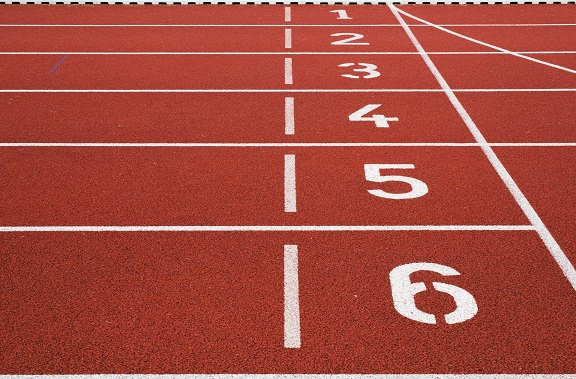
#> input picture Python_Study/OpenCV/image/athletic-field-1867053_1920.jpg, 576 x 379 px, found by its file name
$ jupyter execute 15_open_cv_Image_Contour.ipynb
#> lines starting #> are read from the running program, lines starting #| are printed output that depends on the picture; after the words box and inside, x2 and y2 are one past the last pixel; in counts of white or black regions, pixels touching at a corner belong together
[cell 1]
import cv2
import numpy as np
import matplotlib.pyplot as plt

# Contour
    Contour는 등고선이라는 뜻으로 같은 값을 가진 곳을 연결한 선이라고 생각하면 된다. 이미지에서 Contours는 동일한 색 또는 동일한 강도를 가지고 있는 영역의 경계선을 연결한 선이다. 물체의 모형 분석이나 객체 감지 및 인식 알고리즘에 주로 사용하는 툴이다.

    - 정확도를 높이기 위해 주로 Binary 이미지를 사용한다. 그래서 Contours를 찾기 전에 threshold나 Canny 경계선 탐지 등을 이미지에 먼저 적용한다.
    - cv2.drawContours() 함수는 원본 이미지를 직접 수정하기 때문에, 원본 이미지를 보존하려면 copy() 함수를 사용해야 한다.
    - openCV에서 Contours를 찾는 것은 검정색 배경에서 하얀색 대상을 찾는 것과 비슷하므로 찾고자 하는 대상은 흰색, 배경은 검은색으로 하는 것이 좋다.

## cv2.findContours(image, mode, method [, contours [, hierarchy [, offset]]]) → contours, hierarchy
    openCV에서 suzuki85 알고리즘을 사용해 이미지에서 Contours를 찾는 함수

    1. image : 8bit 싱글 채널 이미지(8UC1)를 입력으로 받아 0이 아닌 픽셀들은 1로, 0인 픽셀들은 0으로 만들어 마치 이미지가 바이너리 이미지인 것처럼 다룬다. 그래서 compare, InRange, threshold, adaptiveThreshold, Canny 등의 함수나 또 다른 방법을 사용해서 GrayScale이나 단색을 가진 바이너리 이미지로 만들어야 한다. 만약 mode가 RETR_CCOMP, RETR_FLOODFILL 이라면 입력 이미지로 32비트 싱글 채널 이미지(32SC1)도 사용할 수 있다.

    ★★ mode : Contour 추출 알고리즘으로 2번째 리턴값, hierarchy의 값에 영향을 준다.
    1. RETR_EXTERNAL : 이미지의 가장 바깥쪽 Contour만 추출
    2. RETR_LIST : 모든 Contour를 찾지만 계층구조 상간관계(hierarchy)를 고려하지 않음
    3. RETR_CCOMP : 모든 Contour를 찾고 2단계의 계층구조로 구성한다. 1단계 계층에서는 외곽 경계부분을, 2단계 계층에서는 구멍의 경계부분을 나타내는 부분을 contour로 구성한다. 만약 연결된 구성 요소의 구멍 안에 또 다른 Contour이 있다면 그것은 1단계 계층으로 생각한다.
    4. RETR_TREE : 모든 Contour를 찾고 모든 계층관계를 추출한다.
    5. RETR_FLOODFILL
    cv::RetrievalModes 참고

    ★★ method : Contour 근사 알고리즘
    1. CHAIN_APPROX_NONE : Contours를 구성하는 점들을 저장한다.
    2. CHAIN_APPROX_SIMPLE : Contours의 수평, 수직, 대각선 방향의 모든 점들을 버리고 끝점만 남겨둔다. 예를들어 똑바로 세워진 직사각형인 경우 4개의 모서리점만 남기고 다 버린다. (즉, Contours Line을 그릴 수 있는 point만 저장한다.)
    3. CHAIN_APPROX_TC89_L1 : Teh - Chin 연결 근사 알고리즘 1.1 버전을 적용
    4. CHAIN_APPROX_TC89_KCOS : Teh - Chin 연결 근사 알고리즘 KCOS 버전을 적용
    (Pattern Analysis and Machine Intelligence, IEEE Transactions on, 11(8):859–872, 1989)
    cv::ContourApproximationModes 참고

    4. contours : 검출된 Contour. 각각의 Contour는 Contour를 구성하는 점들로 이루어진 포인트 벡터 형태(파이썬에서는 배열의 리스트 형태)로 저장되며, 원소의 갯수는 Contour의 갯수와 같다.
    5. hierarchy : 이미지 형상(image topology)에 대한 정보가 포함되어 있는 출력 벡터로 Contours들 간의 관계를 나타내는 값이다. Contours * 4 만큼의 갯수 만큼 요소를 가지고 있다. i번째 Contour에 대해서
        - hierarchy[i][0] : 동일한 계층 구조에서 다음 Contour에 대한 인덱스
        - hierarchy[i][1] : 동일한 계층 구조에서 이전 Contour에 대한 인덱스
        - hierarchy[i][2] : 자식 Contour의 인덱스
        - hierarchy[i][3] : 부모 Contour의 인덱스
    여기서 각각의 요소에 해당하는 인덱스가 존재하지 않으면 -1이 지정된다.

## cv2.drawContours(image, contours, contourIdx, color [, thickness [, lineType [, hierarchy [, maxLevel [, offset]]]]]) → image
    Contours의 윤곽선을 그린다. thickness가 0이상이면 Contour의 윤곽선을 그리고 음수이면 Contours로 둘러쌓인 영역을 채운다. Contours의 윤곽선이나 빈 공간을 채우는 것은 원본 이미지에 그대로 저장된다.

    1. image : 입력 이미지
    2. contours : 입력받은 모든 Contours들. 해당 Contours는 cv2.findContours 함수를 통해 찾을 수 있으며, 각각의 Contour는 포인트 벡터 형태로 저장된다.
    3. contourIdx : 그릴 Contour를 나타내는 파라미터. 이 값이 음수이면 모든 Contours들을 그린다.
    4. color : Contours의 색 (Color 타입은 BGR을 따른다)
    5. thickness : Contours 윤곽선의 두께. 이 값이 음수이면(혹은 FILLED) 그려진 Contours의 내부를 채운다.
    6. hierarchy : hierarchy에 대한 추가적인 정보를 제공해주는 파라미터로 특정 Contours들만 그리고 싶을 때 사용할 수 있다.
    7. maxLevel : 그려진 Contours들의 최고 단계를 지정한다.
        0이면 특정 Contour만 그릴 수 있다.
        1이면 Contours와 중첩된 Contours들을 그린다.
        2이면 Contours, 중첩된 Contours 그리고 이것에도 중첩된 Contours 등등을 그린다.
        이 파라미터는 hierarchy 파라미터를 사용할 수 있을 때 고려되어진다.
    8. offset : 추가적으로 Contour를 이동시키는 파라미터이다. 그려진 Contours는 offset = (dx, dy)에 따라 이동한다.

[cell 2]
img = cv2.imread('athletic-field-1867053_1920.jpg')
#> img is the input picture: shape (379, 576, 3); mean B, G, R 64.3, 75.7, 166.8
imgcopy = img.copy()
img_gray = cv2.cvtColor(img, cv2.COLOR_BGR2GRAY)
ret, thr = cv2.threshold(img_gray, 128, 255, cv2.THRESH_BINARY)
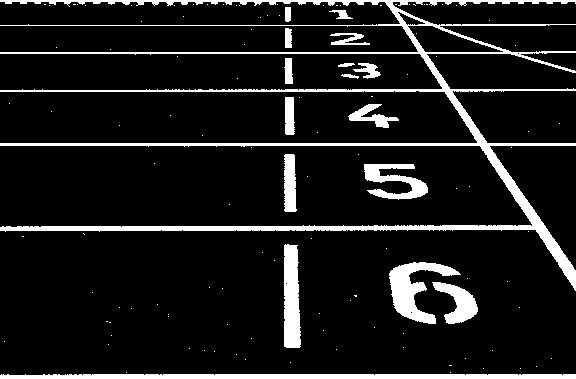
#> thr: shape (379, 576); 10.8% white; 123 white regions (106 under 20 px)

contours1, _ = cv2.findContours(thr, cv2.RETR_TREE, cv2.CHAIN_APPROX_SIMPLE)
#> contours1 = 130 contours, 111 with area under 20; largest, box (x1, y1, x2, y2) and area: (0, 0, 576, 291) 10311, (0, 374, 576, 379) 2232, (389, 262, 461, 324) 1659, (284, 244, 301, 348) 1428, (407, 25, 504, 53) 1392
cv2.drawContours(img, contours1, -1, (0, 0, 255), 2)
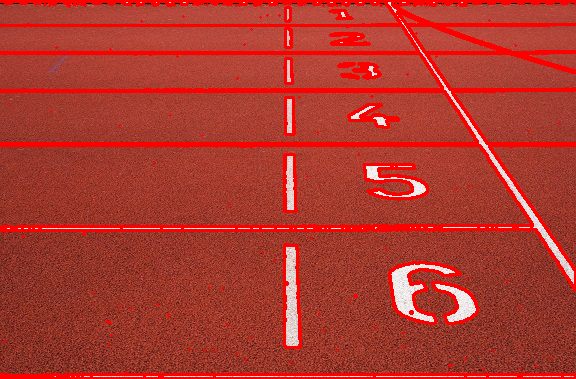
#> img: shape (379, 576, 3); 13.12% of pixels changed, all inside (x1, y1, x2, y2) = (0, 0, 576, 379)

cv2.imshow('threshold', thr)
cv2.imshow('contours', img)
cv2.waitKey(0)
cv2.destroyAllWindows()

b, g, r = cv2.split(imgcopy)
imgcopy = cv2.merge([r, g, b])
b, g, r = cv2.split(img)
img = cv2.merge([r, g, b])

titles = ['Original', 'Threshold', 'Contours']
images = [imgcopy, thr, img]

plt.figure(figsize=(12, 12))
for i in range(3):
    plt.subplot(1, 3, i+1)
    plt.imshow(images[i], cmap='gray')
    plt.title(titles[i])
    plt.axis('off')

plt.tight_layout()
plt.show()

[cell 3]
img2 = cv2.imread('Screenshot 2020-08-06 at 15.43.35.png')
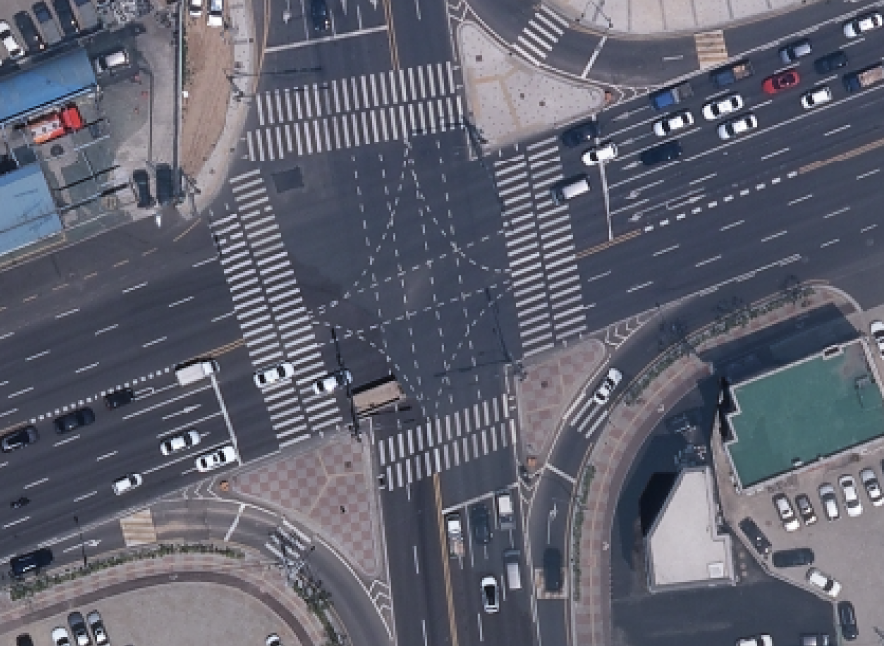
#> input picture Python_Study/OpenCV/image/Screenshot 2020-08-06 at 15.43.35.png, 884 x 646 px, found by its file name
#> img2 is the input picture: shape (646, 884, 3); mean B, G, R 110.7, 97.9, 96.3
img2copy = img2.copy()
img2_gray = cv2.cvtColor(img2, cv2.COLOR_BGR2GRAY)
canny = cv2.Canny(img2, 127, 255)
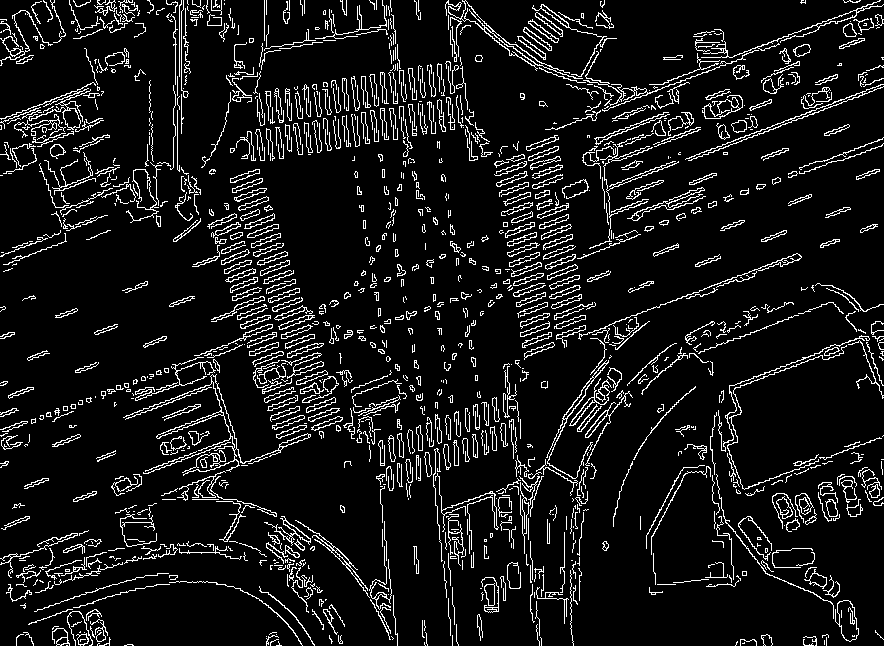
#> canny: shape (646, 884); 9.1% white in thin lines or dots

contours2, _ = cv2.findContours(canny, cv2.RETR_TREE, cv2.CHAIN_APPROX_SIMPLE)
#> contours2 = 1691 contours, 1290 with area under 20; largest, box (x1, y1, x2, y2) and area: (123, 374, 311, 476) 1095, (445, 0, 583, 79) 819, (835, 600, 859, 642) 613, (837, 600, 859, 642) 598, (0, 82, 96, 130) 338
cv2.drawContours(img2, contours2, -1, (255, 255, 0), 2)

cv2.imshow('canny', canny)
cv2.imshow('contour', img2)
cv2.waitKey(0)
cv2.destroyAllWindows()

b, g, r = cv2.split(img2copy)
#> b: shape (646, 884)
#> g: shape (646, 884)
#> r: shape (646, 884)
img2copy = cv2.merge([r, g, b])
b, g, r = cv2.split(img2)
img2 = cv2.merge([r, g, b])

titles = ['Original', 'Canny', 'Contours']
images = [img2copy, canny, img2]

plt.figure(figsize=(12, 12))
for i in range(3):
    plt.subplot(1, 3, i+1)
    plt.imshow(images[i], cmap='gray')
    plt.title(titles[i])
    plt.axis('off')

plt.tight_layout()
plt.show()

# Video Contours Detection (with Canny algorithm)

[cell 4]
def onChange(x):
    pass

def contours():
    try:
        print("비디오 재생")
        cap = cv2.VideoCapture('video_edge_detection.mp4')
        cap2 = cv2.VideoCapture('video_edge_detection.mp4')

        cv2.namedWindow('Contours')
        cv2.createTrackbar('Low threshold', 'Contours', 0, 255, onChange)
        cv2.createTrackbar('High threshold', 'Contours', 0, 255, onChange)
    except:
        print("비디오 재생 실패")
        return

    while True:
        ret, frame = cap.read()
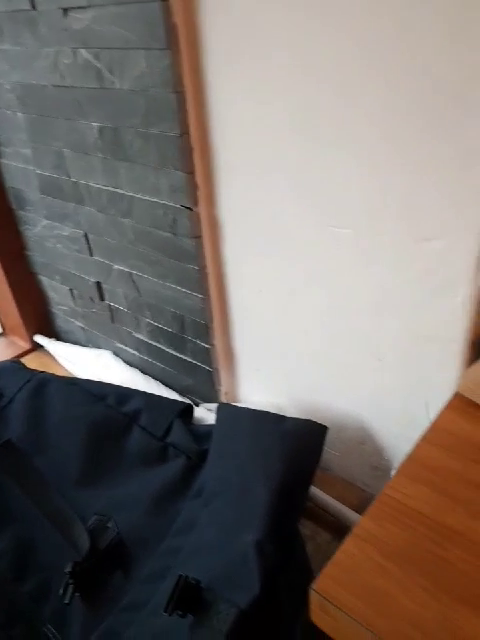
#> input picture frame 16 of Python_Study/OpenCV/video/video_edge_detection.mp4, 480 x 640 px
#> frame is the input picture: shape (640, 480, 3); mean B, G, R 108.3, 112.9, 121
        ret, frame2 = cap2.read()

        if ret:
            k = cv2.waitKey(0)
#> (key Esc is pressed here)
            if k == 27:
                break

            frame_gray = cv2.cvtColor(frame, cv2.COLOR_BGR2GRAY)
            low = cv2.getTrackbarPos('Low threshold', 'Contours')
            high = cv2.getTrackbarPos('High threshold', 'Contours')

            if low > high:
                print("Low threshold must be low than high threshold")

            elif (low==0) and (high == 0):
                cv2.imshow('Contours', frame)
                cv2.imshow('Original', frame2)

            else:
                canny = cv2.Canny(frame_gray, low, high)
                contours, _ = cv2.findContours(canny, cv2.RETR_TREE, cv2.CHAIN_APPROX_SIMPLE)
                cv2.drawContours(frame, contours, -1, (0, 255, 255), 2)
                cv2.imshow('Contours', frame)
                cv2.imshow('Original', frame2)

        else:
            print("비디오 종료")
            break

    cap.release()
    cap2.release()
    cv2.destroyAllWindows()

[cell 5]
contours()

# CHAIN_APPROX_SIMPLE vs CHAIN_APPROX_NONE
    앞서 cv2.findContours에서 Contours 근사 알고리즘으로 소개되었던 cv2.CHAIN_APPROX_SIMPLE과 cv2.CHAIN_APPROX_NONE에 대해 가볍게 소개해보려고 한다.

    만약 어떤 직선 이미지에서 Contours를 찾는다고 할 때 이 직선상의 모든 점들을 다 알아야 할 필요는 없다. 직선의 양 끝점 2개만 알고 있으면 되는 것이다. cv2.CHAIN_APPROX_SIMPLE는 Contour의 수평, 수직, 대각선 방향의 직선상에 놓인 점들은 모두 버리고 해당 직선들의 끝 점들만 취한다. cv2.CHAIN_APPROX_NONE은 직선상에 놓인 점들을 포함한 모든 점들을 취하는 방식이다. 이 두 방식의 차이는 컴퓨터 메모리를 얼마나 잡아 먹고 쓰느냐와 관련이 있고, 이는 결국 성능 문제로 귀결된다.

    두 방식을 비교하기 위해 얻어진 각각의 방식으로 얻어진 Contour를 이미지 위에 작은 노란색 원으로 그려보았다. 그린 결과 확실히 SIMPLE 알고리즘으로 얻어진 Contour의 갯수가 적은 것을 알 수 있다.

[cell 6]
img = cv2.imread('athletic-field-1867053_1920.jpg')
simple_ = img.copy()
simple = img.copy()
none_ = img.copy()
none = img.copy()
img_gray = cv2.cvtColor(img, cv2.COLOR_BGR2GRAY)
ret, thr = cv2.threshold(img_gray, 128, 255, cv2.THRESH_BINARY)

contours_simple, _ = cv2.findContours(thr, cv2.RETR_TREE, cv2.CHAIN_APPROX_SIMPLE)
#> contours_simple has the same summary as contours1
contours_none, _ = cv2.findContours(thr, cv2.RETR_TREE, cv2.CHAIN_APPROX_NONE)
#> contours_none has the same summary as contours1

for i in range(len(contours_simple)):
    for j in range(len(contours_simple[i])):
        cv2.circle(simple_, (contours_simple[i][j][0][0], contours_simple[i][j][0][1]), 1, (0, 255, 255), -1)
#> this loop made 130 passes
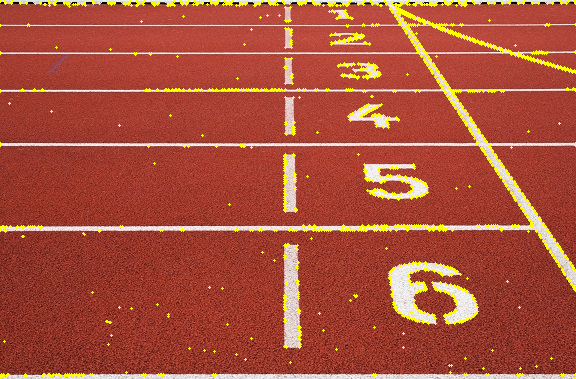
#> simple_: shape (379, 576, 3); 3.93% of pixels changed, all inside (x1, y1, x2, y2) = (0, 0, 576, 379)

for i in range(len(contours_none)):
    for j in range(len(contours_none[i])):
        cv2.circle(none_, (contours_none[i][j][0][0], contours_none[i][j][0][1]), 1, (0, 255, 255), -1)
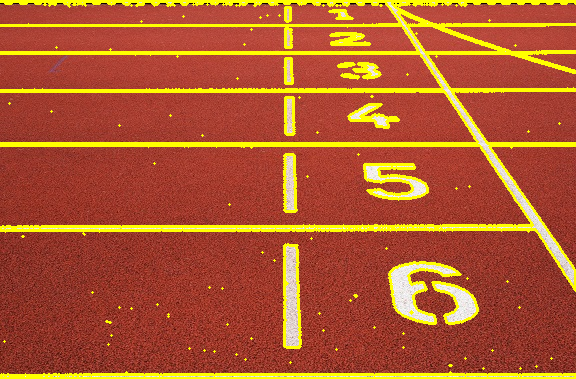
#> none_: shape (379, 576, 3); 12.13% of pixels changed, all inside (x1, y1, x2, y2) = (0, 0, 576, 379)

cv2.drawContours(simple, contours_simple, -1, (0, 255, 255), 2)
cv2.drawContours(none, contours_none, -1, (0, 255, 255), 2)

cv2.imshow('Simple', simple)
cv2.imshow('Simple Point', simple_)
cv2.imshow('None', none)
cv2.imshow('None Point', none_)
cv2.waitKey(0)
cv2.destroyAllWindows()

titles = ['Simple Point', 'None Point', 'Simple draw', 'None draw']
images = [simple_, none_, simple, none]

plt.figure(figsize=(8, 8))
for i in range(4):
    b, g, r = cv2.split(images[i])
    images[i] = cv2.merge([r, g, b])
    plt.subplot(2, 2, i+1)
    plt.imshow(images[i], cmap='gray')
    plt.title(titles[i])
    plt.axis('off')
#> this loop made 4 passes
#> pass 1, `b, g, r = cv2.split(images[i])`:
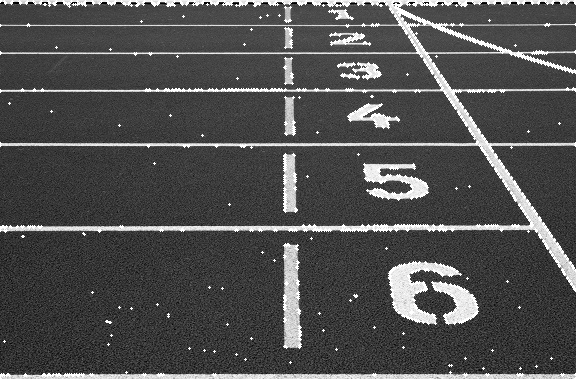
#> g: shape (379, 576); min 0, max 255, mean 79.7
#> pass 1, `b, g, r = cv2.split(images[i])`:
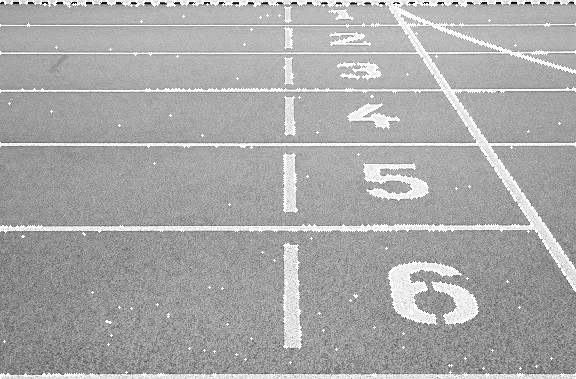
#> r: shape (379, 576); min 0, max 255, mean 169
#> after the loop, images = 4 items

plt.tight_layout()
plt.show()
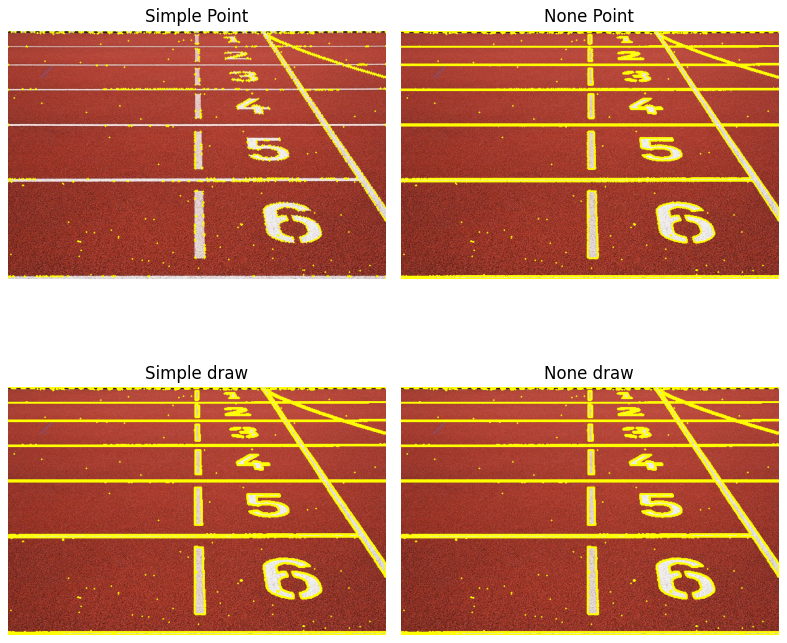
#> figure drawn by matplotlib, 4 panels
